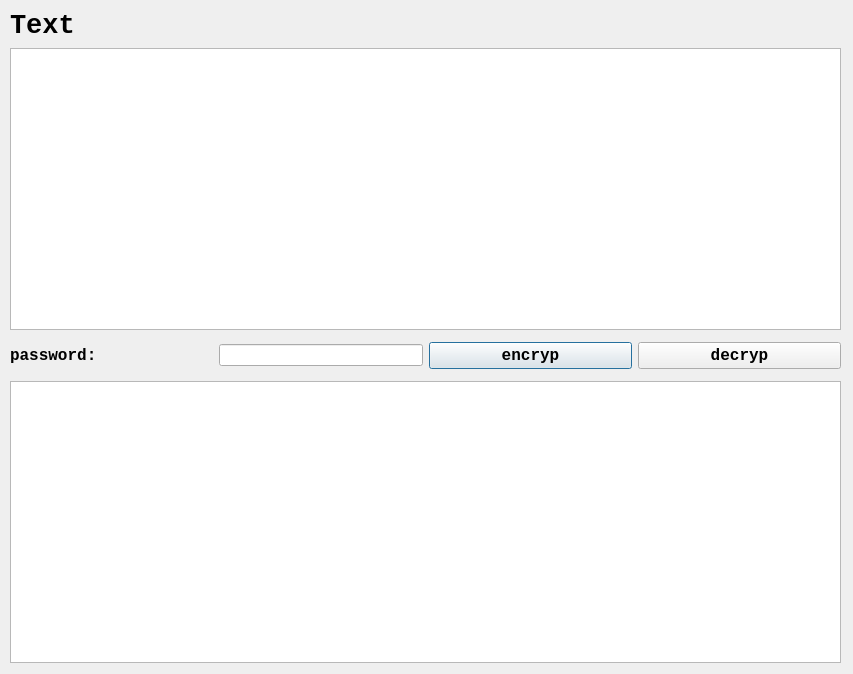
<?xml version="1.0" encoding="UTF-8"?>
<ui version="4.0">
 <class>Dialog</class>
 <widget class="QDialog" name="Dialog">
  <property name="geometry">
   <rect>
    <x>0</x>
    <y>0</y>
    <width>853</width>
    <height>674</height>
   </rect>
  </property>
  <property name="windowTitle">
   <string>Dialog</string>
  </property>
  <widget class="QWidget" name="layoutWidget">
   <property name="geometry">
    <rect>
     <x>10</x>
     <y>10</y>
     <width>831</width>
     <height>653</height>
    </rect>
   </property>
   <layout class="QVBoxLayout" name="verticalLayout_4">
    <item>
     <layout class="QHBoxLayout" name="horizontalLayout_5">
      <item>
       <layout class="QVBoxLayout" name="verticalLayout_2">
        <item>
         <layout class="QVBoxLayout" name="verticalLayout">
          <item>
           <layout class="QHBoxLayout" name="horizontalLayout_2">
            <property name="sizeConstraint">
             <enum>QLayout::SetDefaultConstraint</enum>
            </property>
            <item>
             <widget class="QLabel" name="label_2">
              <property name="sizePolicy">
               <sizepolicy hsizetype="Fixed" vsizetype="Expanding">
                <horstretch>0</horstretch>
                <verstretch>0</verstretch>
               </sizepolicy>
              </property>
              <property name="font">
               <font>
                <family>Consolas</family>
                <pointsize>20</pointsize>
                <weight>75</weight>
                <italic>false</italic>
                <bold>true</bold>
               </font>
              </property>
              <property name="text">
               <string>Text</string>
              </property>
             </widget>
            </item>
            <item>
             <spacer name="horizontalSpacer">
              <property name="sizePolicy">
               <sizepolicy hsizetype="Minimum" vsizetype="Minimum">
                <horstretch>0</horstretch>
                <verstretch>0</verstretch>
               </sizepolicy>
              </property>
              <property name="orientation">
               <enum>Qt::Horizontal</enum>
              </property>
              <property name="sizeHint" stdset="0">
               <size>
                <width>328</width>
                <height>20</height>
               </size>
              </property>
             </spacer>
            </item>
           </layout>
          </item>
          <item>
           <widget class="QTextEdit" name="textEdit">
            <property name="sizePolicy">
             <sizepolicy hsizetype="Minimum" vsizetype="Expanding">
              <horstretch>0</horstretch>
              <verstretch>3</verstretch>
             </sizepolicy>
            </property>
            <property name="font">
             <font>
              <family>Consolas</family>
              <weight>75</weight>
              <bold>true</bold>
             </font>
            </property>
            <property name="html">
             <string>&lt;!DOCTYPE HTML PUBLIC &quot;-//W3C//DTD HTML 4.0//EN&quot; &quot;http://www.w3.org/TR/REC-html40/strict.dtd&quot;&gt;
&lt;html&gt;&lt;head&gt;&lt;meta name=&quot;qrichtext&quot; content=&quot;1&quot; /&gt;&lt;style type=&quot;text/css&quot;&gt;
p, li { white-space: pre-wrap; }
&lt;/style&gt;&lt;/head&gt;&lt;body style=&quot; font-family:'Consolas'; font-size:9pt; font-weight:600; font-style:normal;&quot;&gt;
&lt;p style=&quot;-qt-paragraph-type:empty; margin-top:0px; margin-bottom:0px; margin-left:0px; margin-right:0px; -qt-block-indent:0; text-indent:0px; font-family:'SimSun'; font-weight:400;&quot;&gt;&lt;br /&gt;&lt;/p&gt;&lt;/body&gt;&lt;/html&gt;</string>
            </property>
           </widget>
          </item>
          <item>
           <spacer name="verticalSpacer">
            <property name="sizePolicy">
             <sizepolicy hsizetype="Minimum" vsizetype="Fixed">
              <horstretch>0</horstretch>
              <verstretch>0</verstretch>
             </sizepolicy>
            </property>
            <property name="orientation">
             <enum>Qt::Vertical</enum>
            </property>
            <property name="sizeType">
             <enum>QSizePolicy::Fixed</enum>
            </property>
            <property name="sizeHint" stdset="0">
             <size>
              <width>20</width>
              <height>6</height>
             </size>
            </property>
           </spacer>
          </item>
          <item>
           <layout class="QHBoxLayout" name="horizontalLayout">
            <item>
             <widget class="QLabel" name="label">
              <property name="sizePolicy">
               <sizepolicy hsizetype="Minimum" vsizetype="Fixed">
                <horstretch>0</horstretch>
                <verstretch>1</verstretch>
               </sizepolicy>
              </property>
              <property name="font">
               <font>
                <family>Consolas</family>
                <pointsize>12</pointsize>
                <weight>75</weight>
                <bold>true</bold>
               </font>
              </property>
              <property name="text">
               <string>password:</string>
              </property>
             </widget>
            </item>
            <item>
             <widget class="QLineEdit" name="lineEdit">
              <property name="sizePolicy">
               <sizepolicy hsizetype="Minimum" vsizetype="Fixed">
                <horstretch>0</horstretch>
                <verstretch>0</verstretch>
               </sizepolicy>
              </property>
              <property name="font">
               <font>
                <family>Consolas</family>
                <weight>75</weight>
                <bold>true</bold>
               </font>
              </property>
             </widget>
            </item>
            <item>
             <widget class="QPushButton" name="pushButton">
              <property name="sizePolicy">
               <sizepolicy hsizetype="Minimum" vsizetype="Fixed">
                <horstretch>0</horstretch>
                <verstretch>0</verstretch>
               </sizepolicy>
              </property>
              <property name="font">
               <font>
                <family>Consolas</family>
                <pointsize>12</pointsize>
                <weight>75</weight>
                <bold>true</bold>
               </font>
              </property>
              <property name="text">
               <string>encryp</string>
              </property>
             </widget>
            </item>
            <item>
             <widget class="QPushButton" name="pushButton_2">
              <property name="sizePolicy">
               <sizepolicy hsizetype="Minimum" vsizetype="Fixed">
                <horstretch>0</horstretch>
                <verstretch>0</verstretch>
               </sizepolicy>
              </property>
              <property name="font">
               <font>
                <family>Consolas</family>
                <pointsize>12</pointsize>
                <weight>75</weight>
                <bold>true</bold>
               </font>
              </property>
              <property name="text">
               <string>decryp</string>
              </property>
             </widget>
            </item>
           </layout>
          </item>
          <item>
           <spacer name="verticalSpacer_2">
            <property name="sizePolicy">
             <sizepolicy hsizetype="Minimum" vsizetype="Fixed">
              <horstretch>0</horstretch>
              <verstretch>0</verstretch>
             </sizepolicy>
            </property>
            <property name="orientation">
             <enum>Qt::Vertical</enum>
            </property>
            <property name="sizeType">
             <enum>QSizePolicy::Fixed</enum>
            </property>
            <property name="sizeHint" stdset="0">
             <size>
              <width>20</width>
              <height>6</height>
             </size>
            </property>
           </spacer>
          </item>
          <item>
           <widget class="QTextBrowser" name="textBrowser">
            <property name="sizePolicy">
             <sizepolicy hsizetype="Minimum" vsizetype="Expanding">
              <horstretch>0</horstretch>
              <verstretch>3</verstretch>
             </sizepolicy>
            </property>
            <property name="font">
             <font>
              <family>Consolas</family>
              <weight>75</weight>
              <bold>true</bold>
             </font>
            </property>
           </widget>
          </item>
         </layout>
        </item>
       </layout>
      </item>
     </layout>
    </item>
   </layout>
  </widget>
 </widget>
 <resources/>
 <connections/>
</ui>
